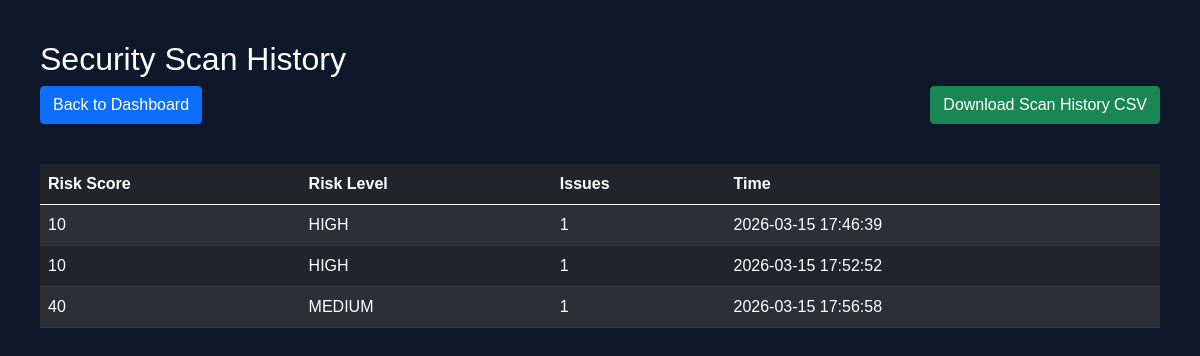
Page /history (signed in) on the earlier database version.
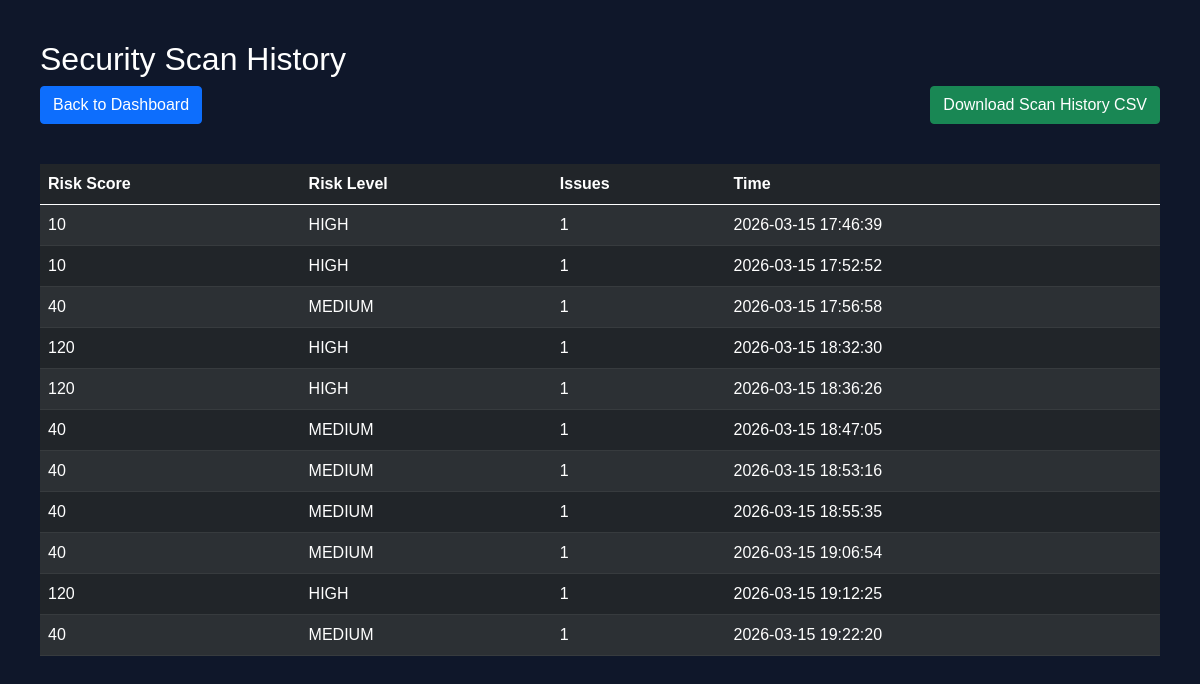
Same page on the later database version.
### tables this page shows
CREATE TABLE scans (
            id INTEGER PRIMARY KEY AUTOINCREMENT,
            username TEXT,
            risk_score INTEGER,
            risk_level TEXT,
            issues_count INTEGER,
            timestamp DATETIME DEFAULT CURRENT_TIMESTAMP
        );

### app.py (the view)
@app.route("/history")
def history():
    if "username" not in session:
        return redirect(url_for("auth.login"))
    username = session["username"]
    scans = get_scan_history(username)
    scans = list(reversed(scans))
    risk_scores = [scan[0] for scan in scans]
    timestamps = [scan[3] for scan in scans]
    fig = px.line(
        x = timestamps,
        y = risk_scores,
        markers = True,
        title = "Risk Score Trend",
    )
    fig.update_layout(
        xaxis_title="Time",
        yaxis_title="Risk Score",
        template="plotly_dark",
        modebar_remove=["toImage"]
    )
    chart = plot(fig, output_type="div", include_plotlyjs=False,config={"displaylogo": False})
    return render_template("history.html", scans=scans, chart = chart)

### database/db.py (called while the page is built)
def get_scan_history(username):
    conn = sqlite3.connect(DB_NAME)
    cursor = conn.cursor()
    cursor.execute(
        """
        SELECT risk_score, risk_level, issues_count, timestamp
        FROM scans
        WHERE username = ?
        ORDER BY timestamp DESC
    """,
        (username,),
    )
    rows = cursor.fetchall()
    conn.close()
    return rows

### templates/history.html (shortened to what this page needs)
<!DOCTYPE html>
<html>
<head>
    <link href="https://cdn.jsdelivr.net/npm/bootstrap@5.0.0-beta3/dist/css/bootstrap.min.css" rel="stylesheet">
</head>
<body>
<h2>Security Scan History</h2>
<div style="display:flex; justify-content:space-between; margin-bottom:20px;">
    <a href="/" class="btn btn-primary">
        Back to Dashboard
    </a>
    <a href="/export_csv" class="btn btn-success">
        Download Scan History CSV
    </a>
</div>
<table class="table table-dark table-striped">
    <thead>
        <tr>
            <th>Risk Score</th>
            <th>Risk Level</th>
            <th>Issues</th>
            <th>Time</th>
        </tr>
    </thead>
    <tbody>
        {% for scan in scans %}
        <tr>
            <td>{{ scan[0] }}</td>
            <td>{{ scan[1] }}</td>
            <td>{{ scan[2] }}</td>
            <td>{{ scan[3] }}</td>
        </tr>
        {% endfor %}
    </tbody>
</table>
</body>
</html>

### templates/history.html (style rules this page uses)
body { background: #0f172a; color: white; font-family: Arial; padding: 40px; }
table { background: #1e293b; }

Differences in the rows shown:
added scans: risk_score "120", risk_level "HIGH", issues_count "1", timestamp "2026-03-15 18:32:30"
added scans: risk_score "120", risk_level "HIGH", issues_count "1", timestamp "2026-03-15 18:36:26"
added scans: risk_score "40", risk_level "MEDIUM", issues_count "1", timestamp "2026-03-15 18:47:05"
added scans: risk_score "40", risk_level "MEDIUM", issues_count "1", timestamp "2026-03-15 18:53:16"
added scans: risk_score "40", risk_level "MEDIUM", issues_count "1", timestamp "2026-03-15 18:55:35"
added scans: risk_score "40", risk_level "MEDIUM", issues_count "1", timestamp "2026-03-15 19:06:54"
added scans: risk_score "120", risk_level "HIGH", issues_count "1", timestamp "2026-03-15 19:12:25"
added scans: risk_score "40", risk_level "MEDIUM", issues_count "1", timestamp "2026-03-15 19:22:20"
